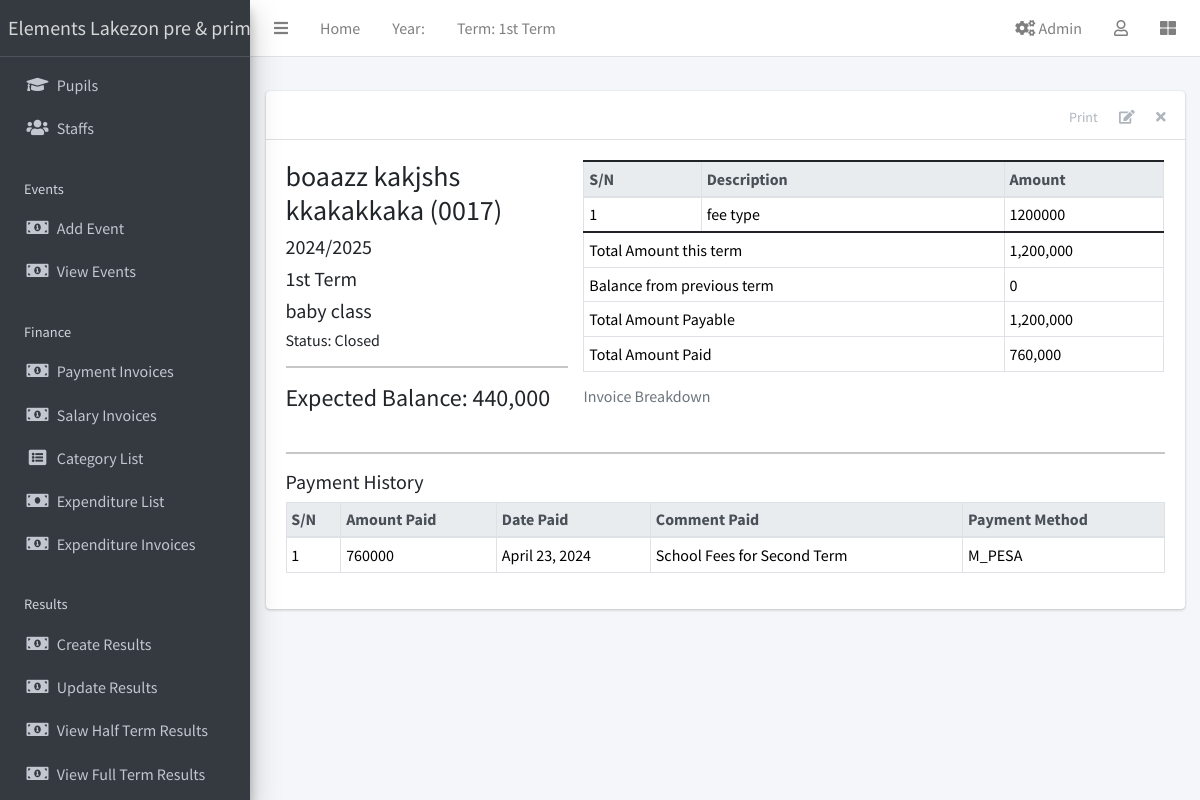
The page /finance/1/detail/ (signed in) on the database its author committed.
### apps/corecode/models.py (models this page shows)
class AcademicTerm(models.Model):
    name = models.CharField(max_length=20, unique=True)
    current = models.BooleanField(default=True)
    class Meta:
        ordering = ["name"]
    def __str__(self):
        return self.name

class AcademicSession(models.Model):
    name = models.CharField(max_length=200, unique=True)
    current = models.BooleanField(default=True)
    class Meta:
        ordering = ["-name"]
    def __str__(self):
        return self.name

class StudentClass(models.Model):
    name = models.CharField(max_length=200, unique=True)
    class Meta:
        verbose_name = "Class"
        verbose_name_plural = "Classes"
        ordering = ["name"]
    def __str__(self):
        return self.name

### apps/finance/models.py (models this page shows, shortened)
class Invoice(models.Model):
    student = models.ForeignKey(Student, on_delete=models.CASCADE)
    session = models.ForeignKey(AcademicSession, on_delete=models.CASCADE)
    term = models.ForeignKey(AcademicTerm, on_delete=models.CASCADE)
    class_for = models.ForeignKey(StudentClass, on_delete=models.CASCADE)
    balance_from_previous_term = models.IntegerField(default=0)
    status = models.CharField(
        max_length=20,
        choices=[("active", "Active"), ("closed", "Closed")],
        default="active",
    )
    class Meta:
        ordering = ["student"]
    def __str__(self):
        return f"{self.student}"
    def balance(self):
        payable = self.total_amount_payable()
        paid = self.total_amount_paid()
        return payable - paid
    def amount_payable(self):
        items = InvoiceItem.objects.filter(invoice=self)
        total = 0
        for item in items:
            total += item.amount
        return total
    def total_amount_payable(self):
        return self.balance_from_previous_term + self.amount_payable()
    def total_amount_paid(self):
        receipts = Receipt.objects.filter(invoice=self)
        amount = 0
        for receipt in receipts:
            amount += receipt.amount_paid
        return amount

class InvoiceItem(models.Model):
    invoice = models.ForeignKey(Invoice, on_delete=models.CASCADE)
    description = models.CharField(max_length=200)
    amount = models.IntegerField()

class Receipt(models.Model):
    invoice = models.ForeignKey(Invoice, on_delete=models.CASCADE)
    amount_paid = models.IntegerField()
    date_paid = models.DateField(default=timezone.now)
    comment = models.CharField(max_length=200, blank=True)
    PAYMENT_METHOD_CHOICES = [
        ('NMB_BANK', 'NMB BANK'),
        ('M_PESA', 'M-PESA'),
        ('CASH', 'CASH'),
    ]
    payment_method = models.CharField(
        max_length=10,
        choices=PAYMENT_METHOD_CHOICES,
    )

### apps/students/models.py (models this page shows, shortened)
class Student(models.Model):
    STATUS_CHOICES = [("active", "Active"), ("inactive", "Inactive")]
    GENDER_CHOICES = [("male", "Male"), ("female", "Female")]
    current_status = models.CharField(
        max_length=10, choices=STATUS_CHOICES, default="active"
    )
    registration_number = models.CharField(max_length=200, unique=True)
    surname = models.CharField(max_length=200)
    firstname = models.CharField(max_length=200)
    other_name = models.CharField(max_length=200, blank=True)
    gender = models.CharField(max_length=10, choices=GENDER_CHOICES, default="male")
    date_of_birth = models.DateField(default=timezone.now)
    current_class = models.ForeignKey(
        StudentClass, on_delete=models.SET_NULL, blank=True, null=True
    )
    date_of_admission = models.DateField(default=timezone.now)
    mobile_num_regex = RegexValidator(
        regex="^[0-9]{10,15}$", message="Entered mobile number isn't in a right format!"
    )
    parent_mobile_number = models.CharField(
        validators=[mobile_num_regex], max_length=13, blank=True
    )
    address = models.TextField(blank=True)
    others = models.TextField(blank=True)
    passport = models.ImageField(blank=True, upload_to="students/passports/")
    class Meta:
        ordering = ["surname", "firstname", "other_name"]
    def __str__(self):
        return f"{self.surname} {self.firstname} {self.other_name} ({self.registration_number})"

### apps/finance/views.py (the view)
# urls.py: path("<int:pk>/detail/", InvoiceDetailView.as_view(), name="invoice-detail"),
class InvoiceDetailView(LoginRequiredMixin, PermissionRequiredMixin, DetailView):
    model = Invoice
    fields = "__all__"
    permission_required = 'finance.view_invoice'
    def get_context_data(self, **kwargs):
        context = super(InvoiceDetailView, self).get_context_data(**kwargs)
        context["receipts"] = Receipt.objects.filter(invoice=self.object)
        context["items"] = InvoiceItem.objects.filter(invoice=self.object)
        return context

### apps/corecode/context_processors.py (called while the page is built)
def site_defaults(request):
    current_session = AcademicSession.objects.get(current=True)
    current_term = AcademicTerm.objects.get(current=True)
    current_exam = ExamType.objects.get(current=True)
    vals = SiteConfig.objects.all()
    contexts = {
        "current_session": current_session.name,
        "current_term": current_term.name,
        "current_exam": current_exam.name,
    }
    for val in vals:
        contexts[val.key] = val.value
    return contexts

### apps/finance/templates/finance/invoice_detail.html (shortened to what this page needs)
{% extends 'base.html' %}
{% load humanize %}
{% block content-header %}
<div class="card-header">
  <div class="card-tools">
    <button id="print-button" class="btn btn-tool">Print</button>
    <a href="{% url 'invoice-update' object.id %}" class="btn btn-tool">
      <i class="fas fa-edit"></i>
    </a>
    <a href="{% url 'invoice-delete' object.id %}" class="btn btn-tool">
      <i class="fas fa-times"></i>
    </a>
  </div>
</div>
{% endblock content-header %}
{% block content %}
<div class="row">
  <div class="col-sm-4">
    <h3>{{ object }}</h3>
    <h5>{{ object.session }}</h5>
    <h5>{{ object.term }}</h5>
    <h5>{{ object.class_for }}</h5>
    <h6>Status: {{ object.get_status_display }}</h6>
    <hr>
    <div>
      <h4>Expected Balance: {{ object.balance | intcomma }}</h4>
    </div>
  </div>
  <div class="col-sm-8">
    <table class="table table-sm table-bordered">
      <caption>Invoice Breakdown</caption>
      <thead class="thead-light">
        <tr>
          <th>S/N</th>
          <th>Description</th>
          <th>Amount</th>
        </tr>
      </thead>
      <tbody>
        {% for item in items %}
        <tr>
          <td>{{ forloop.counter }}</td>
          <td>{{ item.description }}</td>
          <td>{{ item.amount }}</td>
        </tr>
        {% endfor %}
      </tbody>
      <tfoot>
        <tr>
          <td colspan="2">Total Amount this term</td>
          <td>{{ object.amount_payable | intcomma }}</td>
        </tr>
        <tr>
          <td colspan="2">Balance from previous term</td>
          <td>{{ object.balance_from_previous_term | intcomma }}</td>
        </tr>
        <tr>
          <td colspan="2">Total Amount Payable</td>
          <td>{{ object.total_amount_payable | intcomma }}</td>
        </tr>
        <tr>
          <td colspan="2">Total Amount Paid</td>
          <td>{{ object.total_amount_paid | intcomma }}</td>
        </tr>
      </tfoot>
    </table>
  </div>
</div>
<hr>
<h5>Payment History</h5>
<table class="table table-bordered table-sm">
  <thead class="thead-light">
    <tr>
      <th>S/N</th>
      <th>Amount Paid</th>
      <th>Date Paid</th>
      <th>Comment Paid</th>
      <th>Payment Method</th>
    </tr>
  </thead>
  <tbody>
    {% for receipt in receipts %}
    <tr>
      <td>{{ forloop.counter }}</td>
      <td>{{ receipt.amount_paid }}</td>
      <td>{{ receipt.date_paid }}</td>
      <td>{{ receipt.comment }}</td>
      <td>{{ receipt.payment_method }}</td>
    </tr>
    {% endfor %}
  </tbody>
</table>
{% endblock content %}

### templates/base.html (shortened to what this page needs)
{% load static %}
<!DOCTYPE html>
<html lang="en">
<head>
  <link rel="stylesheet" href="{% static 'css/bootstrap.min.css' %}">
  <link href="https://stackpath.bootstrapcdn.com/bootstrap/5.1.3/css/bootstrap.min.css" rel="stylesheet">
  <link rel="stylesheet" href="{% static 'plugins/fontawesome-free/css/all.min.css' %}">
  <link rel="stylesheet" href="{% static 'plugins/toastr/toastr.min.css' %}">
  <link rel="stylesheet" href="{% static 'plugins/overlayScrollbars/css/OverlayScrollbars.min.css' %}">
  <link rel="stylesheet" href="{% static 'plugins/Datatables/datatables.min.css' %}" />
  <link rel="stylesheet" href="{% static 'dist/css/adminlte.min.css' %}">
</head>
<body class="hold-transition sidebar-mini layout-fixed layout-navbar-fixed layout-footer-fixed">
  <div class="wrapper">
    <nav class="main-header navbar navbar-expand navbar-white navbar-light">
      <ul class="navbar-nav">
        <li class="nav-item">
          <a class="nav-link" data-widget="pushmenu" href="#" role="button"><i class="fas fa-bars"></i></a>
        </li>
        <li class="nav-item d-none d-sm-inline-block">
          <a href="{% url 'home' %}" class="nav-link">Home</a>
        </li>
        <li class="nav-item d-none d-sm-inline-block">
          <a class="nav-link">Year: {{ current_year}}</a>
        </li>
        <li class="nav-item d-none d-sm-inline-block">
          <a class="nav-link">Term: {{ current_term }}</a>
        </li>
      </ul>
      <ul class="navbar-nav ml-auto">
  <li class="nav-item">
    <a class="nav-link" href="{% url 'goto-admin' %}">
      <i class="fas fa-cogs"></i> Admin
    </a>
  </li>
        <li class="nav-item dropdown">
          <a class="nav-link" data-toggle="dropdown" href="#">
            <i class="far fa-user"></i>
          </a>
        </li>
        <li class="nav-item">
          <a class="nav-link" data-widget="control-sidebar" data-slide="true" href="#" role="button"><i class="fas fa-th-large"></i></a>
        </li>
      </ul>
    </nav>
    <aside class="main-sidebar sidebar-dark-primary elevation-4">
      <a href="{% url 'home' %}" class="brand-link">{{"Elements Lakezon pre & primary school" }}</a>
      <div class="sidebar">
        <nav class="mt-2">
          <ul class="nav nav-pills nav-sidebar flex-column" data-widget="treeview" role="menu" data-accordion="false">
            <li class="nav-item">
               <a href="{% url 'student-list' %}" class="nav-link">
                <i class="nav-icon fas fa-graduation-cap"></i>
                <p>Pupils</p>
              </a>
            </li>
            <li class="nav-item">
              <a href="{% url 'staff-list' %}" class="nav-link">
                <i class="nav-icon fas fa-users"></i>
                <p>
                  Staffs
                </p>
              </a>
            </li>
            <li class="nav-header">Events</li>
            <li class="nav-item">
               <a href="{% url 'event_create' %}" class="nav-link">
                <i class="nav-icon fas fa-money-bill-alt"></i>
                <p>Add Event</p>
              </a>
            </li>
            <li class="nav-item">
                <a href="{% url 'event_list' %}" class="nav-link">
                <i class="nav-icon fas fa-money-bill-alt"></i>
                <p>View Events</p>
              </a>
            </li>
            <li class="nav-header">Finance</li>
            <li class="nav-item">
               <a href="{% url 'invoice-list' %}" class="nav-link">
                <i class="nav-icon fas fa-money-bill-alt"></i>
                <p>Payment Invoices</p>
              </a>
            </li>
            <li class="nav-item">
                <a href="{% url 'salary-invoice-list' %}" class="nav-link">
                <i class="nav-icon fas fa-money-bill-alt"></i>
                <p>Salary Invoices</p>
              </a>
            </li>
            <li class="nav-item">
               <a href="{% url 'category_list' %}" class="nav-link">
                <i class="nav-icon fas fa-list-alt"></i>
                <p>Category List</p>
              </a>
            </li>
            <li class="nav-item">
              <a href="{% url 'expenditure_list' %}" class="nav-link">
                <i class="nav-icon fas fa-money-bill"></i>
                <p>Expenditure List</p>
              </a>
            </li>
            <li class="nav-item">
            <a href="{% url 'expenditure-invoice-list' %}" class="nav-link">
                <i class="nav-icon fas fa-money-bill-alt"></i>
                <p>Expenditure Invoices</p>
              </a>
            </li>
            <li class="nav-header">Results</li>
            <li class="nav-item">
              <a href="{% url 'create-result' %}" class="nav-link">
                <i class="nav-icon fas fa-money-bill-alt"></i>
                <p>
                  Create Results
                </p>
              </a>
            </li>
            <li class="nav-item">
              <a href="{% url 'edit-results' %}" class="nav-link">
                <i class="nav-icon fas fa-money-bill-alt"></i>
                <p>
                  Update Results
                </p>
              </a>
            </li>
            <li class="nav-item">
              <a href="{% url 'single-class' %}" class="nav-link">
                <i class="nav-icon fas fa-money-bill-alt"></i>
                <p>
                  View Half Term Results
                </p>
              </a>
            </li>
            <li class="nav-item">
              <a href="{% url 'class-list' %}" class="nav-link">
                  <i class="nav-icon fas fa-money-bill-alt"></i>
                  <p>
                      View Full Term Results
                  </p>
              </a>
          </li>
        </nav>
      </div>
    </aside>
    <div class="content-wrapper">
      <section class="content-header">
      </section>
      <section class="content">
        <div class="container-fluid">
          <div class="row">
            <div class="col-md-12">
              {% block fullcard %}
              <div class="card">
                {% block content-header %}{% endblock content-header %}
                <div class="card-body">
                  <div class="row">
                    <div class="col">
                      {% block content %}
                      {% endblock content %}
                    </div>
                  </div>
                </div>
              </div>
              {% endblock fullcard %}
            </div>
          </div>
        </div>
      </section>
    </div>
  </div>
</body>
</html>

### rows shown on the page
AcademicTerm: name "1st Term"
Invoice: student.registration_number "boaazz kakjshs kkakakkaka (0017)", session "2024/2025", term "1st Term", class_for "baby class", status "Closed", balance "440,000", amount_payable "1,200,000", balance_from_previous_term "0", total_amount_payable "1,200,000", total_amount_paid "760,000"
InvoiceItem: description "fee type", amount "1200000"
Receipt: amount_paid "760000", date_paid "April 23, 2024", comment "School Fees for Second Term", payment_method "M_PESA"

### other values the page prints
{{ "Elements Lakezon pre & primary school" }} "Elements Lakezon pre &…"
